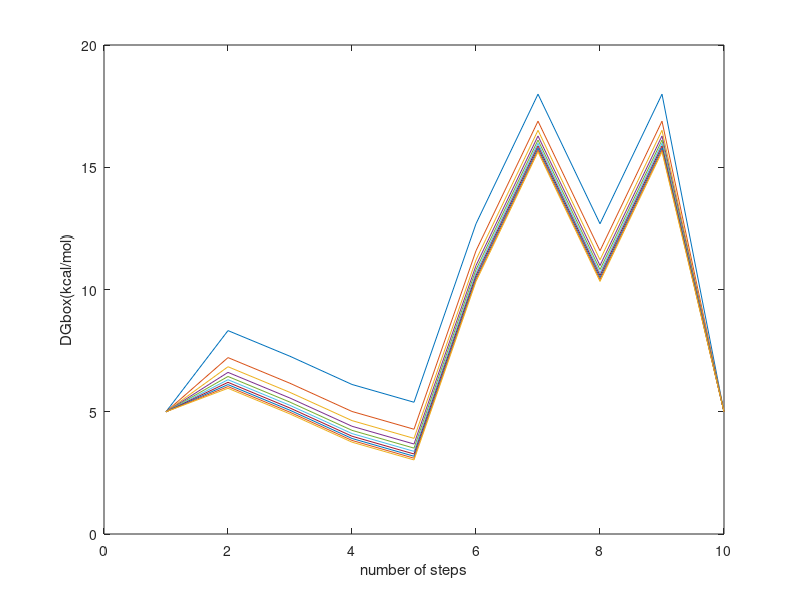
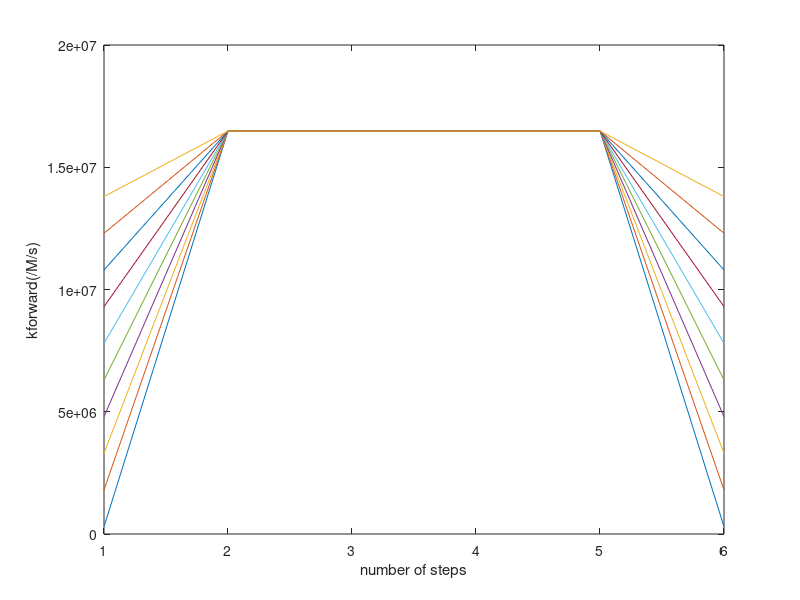
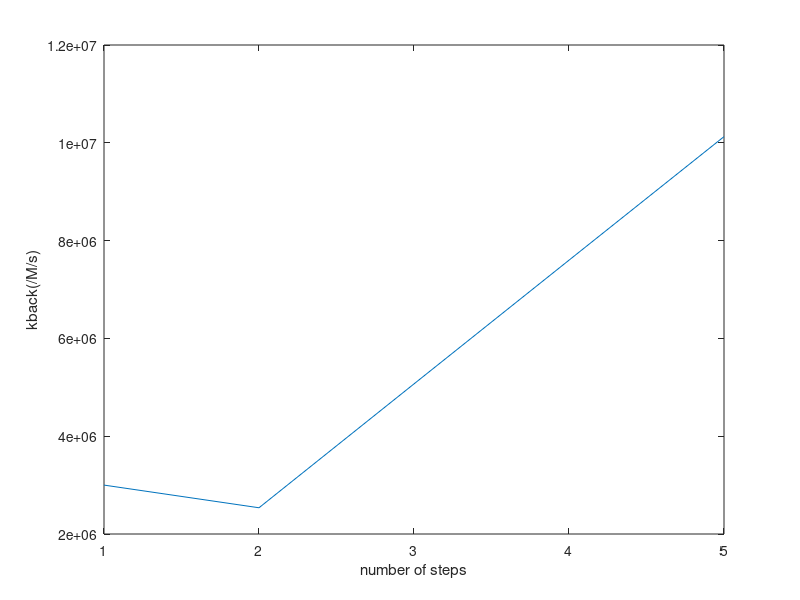

Write the MATLAB code that produced these figures, in order.
clear
close all

kbi=3*(10^6);%/M/s , based on the hybridization rate constant fitted by Zhang and Winfree
DG_assoc=1.9;%kcal/mol
DG_bp=-1.7;%kcal/mol
R=8.314;%J/mol*K
T=310.15;%Kelvin
u0=1;%M
DGsp=7.3;%kcal/mol
DGs=5.3;%kcal/mol

kuni=kbi*exp((((-abs(DG_bp)/2)+DG_assoc)*4184)/(R*T));
l=exp(-(abs(DG_bp)-DG_assoc)/(R*T));
kr(1)=kbi*l;
kback(1,1)=kr(1);
pzip=kuni/(kuni+kr(1));

h=input('Insert the toehold length:');
b=input('Insert the branch migration length:');
DGinitial=input('Insert the initial free energy Gibbs:');
DGfinal=input('Insert the final free energy Gibbs:');

u(1)=0.1;

for i=1:10
    kforward(i,1)=kbi*u(i);
    u(i+1)=u(i)+0.5;
end


for j=1:10
    for i=2:h
        kfray=kuni*exp(-(i-1)*abs(DG_bp)/(R*T));
        kr(i)=kfray*(i-1)*(1-pzip);
        kback(1,i)=kr(i);
        kforward(j,i)=kuni;
    end
end


for i=1:10
    DGbox(i,1)=DGinitial;
    %DGinit
    DGbox(i,2)=DGbox(i,1)+DG_assoc+((R*T*log(u0/u(i)))/4184);
    %DGtoehold
    for j=1:h-2
        DGbox(i,j+2)=DGbox(i,j+1)-(R*T*log((kuni)/kr(j))/4184);
    end
    kfirst=0.5*kuni*exp(-DGsp/(R*T));
    kforward(i,1+h)=kfirst;
    %DGfirst, toehold is fully bounded- state C to C+1
    DGbox(i,h+1)=DGbox(i,h)+DGsp;
    %state C+1 to D
    n=1/exp(DG_assoc/(R*T));
    keff=(kuni*exp(-(DGsp-h*abs(DG_bp))/(R*T))*n)/(2*b);
    for k=b-1:-1:1
         r=rem(k,2);
         if r==0
             DGbox(i,h+1+b-k)=DGbox(i,h+b-k)+DGs;
         else
             DGbox(i,h+1+b-k)=DGbox(i,h+b-k)-DGs;
         end
    end
end

%step D to E
for i=1:10
    DGbox(i,h+b)=DGfinal;
    kforward(i,h+1)=kbi*u(i);
end


%Branch migration time step
kbm=kuni*exp(-DGs/(R*T));
tbm=1/kbm;

%calculation pi

for i=1:10
        pforward(i,1)=kforward(i,1)/(kforward(i,1)+kback(1,1));
        pback(i,1)=kback(1,1)/(kforward(i,1)+kback(1,1));
end


for i=2:h
   pforward(1,i)=kforward(1,i)/(kforward(1,i)+kback(1,i));
   pback(1,i)=kback(1,i)/(kforward(1,i)+kback(1,i));
end 

%plot of DGbox
figure(1);
for i=1:10
    plot(DGbox(i,:));
    hold on
end
xlabel('number of steps');
ylabel('DGbox(kcal/mol)');

figure(2);
for i=1:10
    plot(kforward(i,:));
    hold on
end
xlabel('number of steps');
ylabel('kforward(/M/s)');

figure(3);
plot(kback(1,:));
hold on
xlabel('number of steps');
ylabel('kback(/M/s)');
